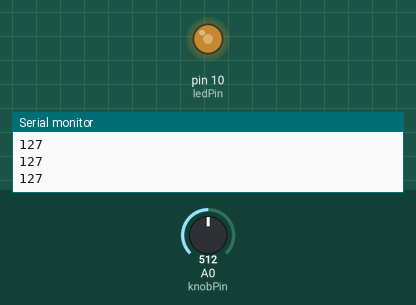
This sketch was run on a simulated Arduino Uno, built with avr-gcc and run on an emulated ATmega328P. On the bench: output pins drawn as LEDs (lit = HIGH), the last lines printed to the serial monitor. Inputs (shaded band) come from the test bench; at power-on: A0 (knobPin) = 512.

Above: at 1.2 s.
1.3 s: A0 (knobPin) set to 716
At 1.7 s:
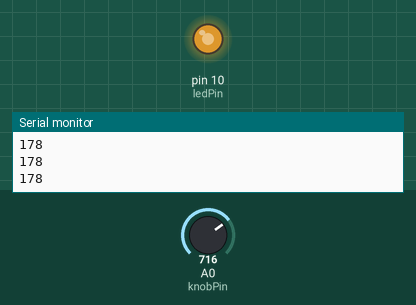
2.8 s: A0 (knobPin) set to 900
At 4.0 s:
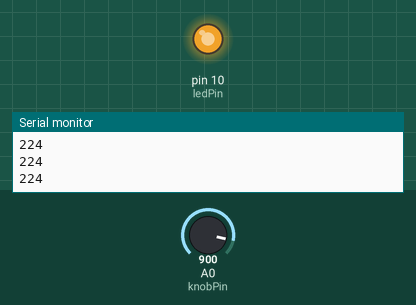
4.3 s: A0 (knobPin) set to 122
At 5.2 s:
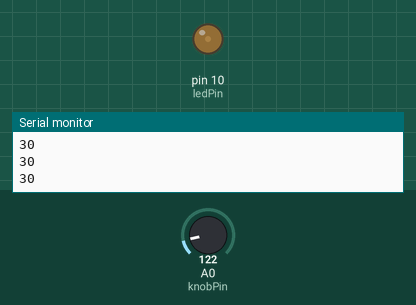
5.8 s: A0 (knobPin) set to 0
At 6.3 s:
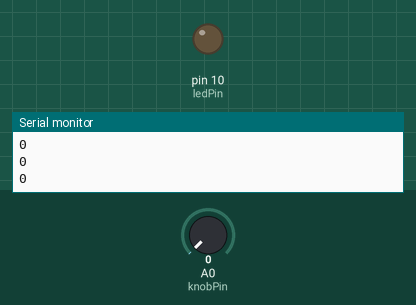
7.3 s: A0 (knobPin) set to 511
At 8.7 s:
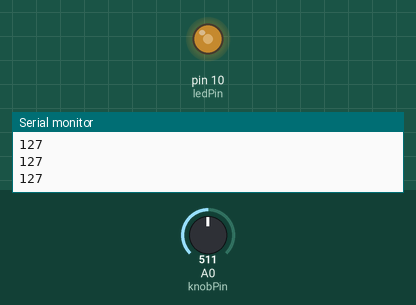
Timing chart, 0 to 9.8 s (numbered marks = the images above; inputs shaded):
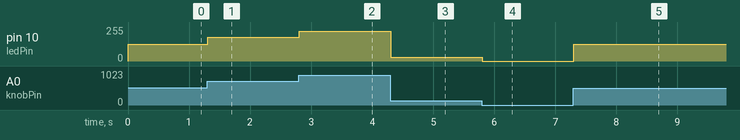

Measured:
- after the input at 1.3 s, pin 10 (ledPin): 127/255 → 178/255 at once
- after the input at 2.8 s, pin 10 (ledPin): 178/255 → 224/255 at once
- after the input at 4.3 s, pin 10 (ledPin): 224/255 → 30/255 at once
- after the input at 5.8 s, pin 10 (ledPin): 30/255 → 0/255 at once
- after the input at 7.3 s, pin 10 (ledPin): 0/255 → 127/255 at once

The sketch:

sketch_feb16a.ino
```cpp
int ledPin = 10;
int knobPin = A0;
int knobValue = 0;

void setup() {
  // put your setup code here, to run once:
  pinMode(ledPin, OUTPUT);
  Serial.begin(9600);
}

void loop() {
  // put your main code here, to run repeatedly:
  knobValue = analogRead(knobPin);

  knobValue = map(knobValue, 0, 1023, 0, 255);
  Serial.println(knobValue);
  analogWrite(ledPin, knobValue);
}
```
